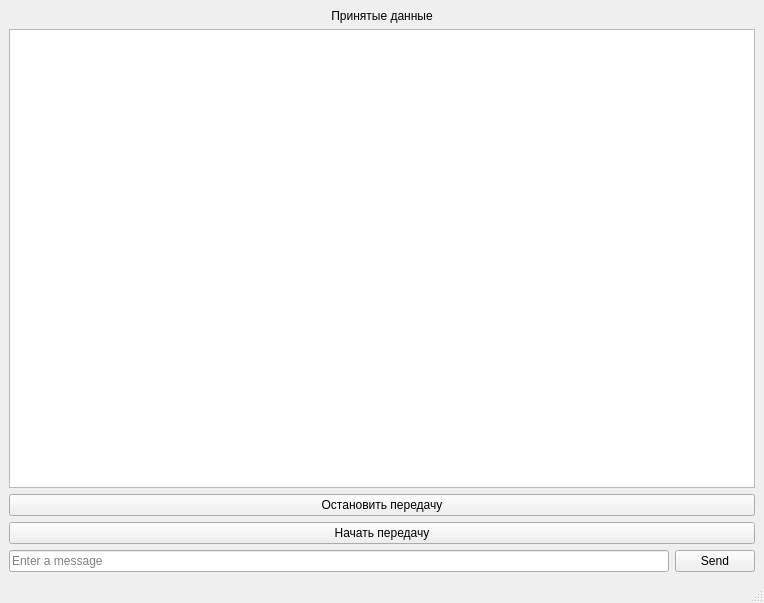
<?xml version="1.0" encoding="UTF-8"?>
<ui version="4.0">
 <class>MainWindow</class>
 <widget class="QMainWindow" name="MainWindow">
  <property name="geometry">
   <rect>
    <x>0</x>
    <y>0</y>
    <width>764</width>
    <height>603</height>
   </rect>
  </property>
  <property name="windowTitle">
   <string>MainWindow</string>
  </property>
  <widget class="QWidget" name="centralwidget">
   <layout class="QHBoxLayout" name="horizontalLayout">
    <item>
     <layout class="QVBoxLayout" name="verticalLayout">
      <item>
       <widget class="QLabel" name="lb_receiveData">
        <property name="text">
         <string>Принятые данные</string>
        </property>
        <property name="alignment">
         <set>Qt::AlignmentFlag::AlignCenter</set>
        </property>
       </widget>
      </item>
      <item>
       <widget class="QTextEdit" name="te_result"/>
      </item>
      <item>
       <widget class="QPushButton" name="pb_stop">
        <property name="text">
         <string>Остановить передачу</string>
        </property>
       </widget>
      </item>
      <item>
       <widget class="QPushButton" name="pb_start">
        <property name="text">
         <string>Начать передачу</string>
        </property>
       </widget>
      </item>
      <item>
       <layout class="QHBoxLayout" name="horizontalLayout_2">
        <property name="sizeConstraint">
         <enum>QLayout::SizeConstraint::SetFixedSize</enum>
        </property>
        <item>
         <widget class="QLineEdit" name="ln_message">
          <property name="placeholderText">
           <string>Enter a message</string>
          </property>
         </widget>
        </item>
        <item>
         <widget class="QPushButton" name="pb_send_datagram">
          <property name="text">
           <string>Send</string>
          </property>
         </widget>
        </item>
       </layout>
      </item>
     </layout>
    </item>
   </layout>
  </widget>
  <widget class="QMenuBar" name="menubar">
   <property name="geometry">
    <rect>
     <x>0</x>
     <y>0</y>
     <width>764</width>
     <height>26</height>
    </rect>
   </property>
  </widget>
  <widget class="QStatusBar" name="statusbar"/>
 </widget>
 <resources/>
 <connections/>
</ui>
